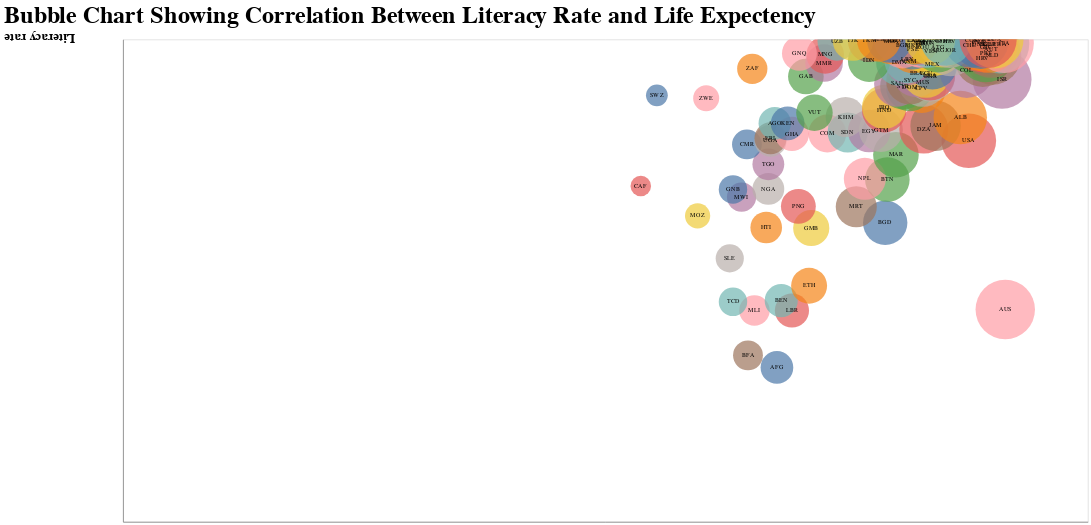

Notebook source saved alongside this figure:
### Markdown cell above
### Bubble chart of country

### Code cell
other_data = other_data.dropna(subset=['Country name', 'Literacy rate (2011)', 'Life expectancy (2011)'])

other_data['Increased life expectancy'] = other_data['Life expectancy (2011)'].apply(lambda x: x**4)

other_data_sorted = other_data.sort_values(by='Literacy rate (2011)', ascending=True)

final_filtered = final[final['Year'] == 2011]

other_data_sorted = pd.merge(other_data_sorted, final_filtered[['Country name', 'ISO3']], on='Country name', how='left')

# other_data_sorted.to_csv('other_data_sorted.csv', index=False)

# Create a bubble chart
chart = alt.Chart(other_data_sorted).mark_circle().encode(
    x=alt.X('Life expectancy (2011):Q', axis=alt.Axis(ticks=False, labels=False, grid=False, title = None)),  # N indicates a nominal (categorical) data type
        y=alt.Y('Literacy rate (2011):Q', axis=alt.Axis(
        ticks=False, 
        labels=False, 
        grid=False, 
        title='Literacy rate',  # Set your title here
        titlePadding=10,  # Adjust the padding to move the title closer or further from the axis
        titleFontSize=16,  # Adjust font size as needed
        titleFont='Helvetica',  # Set the font family
        titleFontWeight='bold',  # Set the font weight
        titleAngle=180,  # Keep the title angle at 0 for horizontal text
        titleAlign='left',  # Align the title text ('left', 'center', 'right')
        titleY=-10,  # Adjust title Y position
        titleX=-60  # Adjust title X position
    )),  # Q indicates a quantitative data type
    size=alt.Size('Increased life expectancy:Q', scale=alt.Scale(domain=(0, 3000000)), legend = None),  # Use life expectancy for bubble sizes
    color=alt.Color('Country name:N', legend=None),  # Optional: color by country
    tooltip=['Country name:N', 'Literacy rate (2011):Q', 'Life expectancy (2011):Q']  # Show details on hover
).properties(
    width=1200,
    height=600,
    title=alt.TitleParams(
        text='Bubble Chart Showing Correlation Between Literacy Rate and Life Expectency', 
        fontSize=30, 
        color='Black', 
#         fontStyle='italic', 
        fontWeight='bold', 
        anchor='start',  # Options: 'start', 'middle', 'end'
        align='left'
    )    
).interactive()


# Create text labels
text_chart = alt.Chart(other_data_sorted).mark_text(align='center', baseline='middle', fontSize=8).encode(
    x='Life expectancy (2011):Q',
    y='Literacy rate (2011):Q',
    text='ISO3:N'
)

combined = chart + text_chart
combined

### Figure 1 — Vega-Lite specification as saved in the notebook (floating-point values rounded to 4 significant figures)
{"usermeta": {"embedOptions": {"theme": "latimes"}}, "config": {"view": {"continuousWidth": 300, "continuousHeight": 300}}, "layer": [{"mark": {"type": "circle"}, "encoding": {"color": {"field": "Country name", "legend": null, "type": "nominal"}, "size": {"field": "Increased life expectancy", "legend": null, "scale": {"domain": [0, 3000000]}, "type": "quantitative"}, "tooltip": [{"field": "Country name", "type": "nominal"}, {"field": "Literacy rate (2011)", "type": "quantitative"}, {"field": "Life expectancy (2011)", "type": "quantitative"}], "x": {"axis": {"grid": false, "labels": false, "ticks": false, "title": null}, "field": "Life expectancy (2011)", "type": "quantitative"}, "y": {"axis": {"grid": false, "labels": false, "ticks": false, "title": "Literacy rate", "titleAlign": "left", "titleAngle": 180, "titleFont": "Helvetica", "titleFontSize": 16, "titleFontWeight": "bold", "titlePadding": 10, "titleX": -60, "titleY": -10}, "field": "Literacy rate (2011)", "type": "quantitative"}}, "name": "view_2", "title": {"text": "Bubble Chart Showing Correlation Between Literacy Rate and Life Expectency", "align": "left", "anchor": "start", "color": "Black", "fontSize": 30, "fontWeight": "bold"}}, {"mark": {"type": "text", "align": "center", "baseline": "middle", "fontSize": 8}, "encoding": {"text": {"field": "ISO3", "type": "nominal"}, "x": {"field": "Life expectancy (2011)", "type": "quantitative"}, "y": {"field": "Literacy rate (2011)", "type": "quantitative"}}}], "data": {"name": "data-0b1ed3277366ffe51ee90968d4183ac4"}, "height": 600, "params": [{"name": "param_2", "select": {"type": "interval", "encodings": ["x", "y"]}, "bind": "scales", "views": ["view_2"]}], "width": 1200, "$schema": "https://vega.github.io/schema/vega-lite/v5.15.1.json", "datasets": {"data-0b1ed3277366ffe51ee90968d4183ac4": [{"Country name": "Afghanistan", "Literacy rate (2011)": 32.0, "Inflation (2021)": 0.525, "Life expectancy (2011)": 61.0, "Increased life expectancy": 13850000.0, "ISO3": "AFG"}, {"Country name": "Burkina Faso", "Literacy rate (2011)": 34.5, "Inflation (2021)": 0.0, "Life expectancy (2011)": 58.3, "Increased life expectancy": 11550000.0, "ISO3": "BFA"}, {"Country name": "Liberia", "Literacy rate (2011)": 43.8, "Inflation (2021)": 9.95, "Life expectancy (2011)": 62.4, "Increased life expectancy": 15160000.0, "ISO3": "LBR"}, {"Country name": "Mali", "Literacy rate (2011)": 43.8, "Inflation (2021)": 2.45, "Life expectancy (2011)": 58.9, "Increased life expectancy": 12040000.0, "ISO3": "MLI"}, {"Country name": "Australia", "Literacy rate (2011)": 44.0, "Inflation (2021)": 2.8, "Life expectancy (2011)": 82.3, "Increased life expectancy": 45880000.0, "ISO3": "AUS"}, {"Country name": "Chad", "Literacy rate (2011)": 45.6, "Inflation (2021)": 7.2, "Life expectancy (2011)": 56.9, "Increased life expectancy": 10480000.0, "ISO3": "TCD"}, {"Country name": "Benin", "Literacy rate (2011)": 45.84, "Inflation (2021)": 0.0, "Life expectancy (2011)": 61.4, "Increased life expectancy": 14210000.0, "ISO3": "BEN"}, {"Country name": "Ethiopia", "Literacy rate (2011)": 48.93, "Inflation (2021)": 21.8, "Life expectancy (2011)": 64.0, "Increased life expectancy": 16780000.0, "ISO3": "ETH"}, {"Country name": "Sierra Leone", "Literacy rate (2011)": 54.6, "Inflation (2021)": 6.69, "Life expectancy (2011)": 56.6, "Increased life expectancy": 10260000.0, "ISO3": "SLE"}, {"Country name": "Gambia", "Literacy rate (2011)": 60.9, "Inflation (2021)": 7.85, "Life expectancy (2011)": 64.2, "Increased life expectancy": 16990000.0, "ISO3": "GMB"}, {"Country name": "Haiti", "Literacy rate (2011)": 61.0, "Inflation (2021)": 19.3, "Life expectancy (2011)": 60.0, "Increased life expectancy": 12960000.0, "ISO3": "HTI"}, {"Country name": "Bangladesh", "Literacy rate (2011)": 62.0, "Inflation (2021)": 4.12, "Life expectancy (2011)": 71.1, "Increased life expectancy": 25560000.0, "ISO3": "BGD"}, {"Country name": "Mozambique", "Literacy rate (2011)": 63.42, "Inflation (2021)": 3.54, "Life expectancy (2011)": 53.6, "Increased life expectancy": 8254000.0, "ISO3": "MOZ"}, {"Country name": "Mauritania", "Literacy rate (2011)": 65.3, "Inflation (2021)": 12.6, "Life expectancy (2011)": 68.4, "Increased life expectancy": 21890000.0, "ISO3": "MRT"}, {"Country name": "Papua New Guinea", "Literacy rate (2011)": 65.4, "Inflation (2021)": 12.7, "Life expectancy (2011)": 63.0, "Increased life expectancy": 15750000.0, "ISO3": "PNG"}, {"Country name": "Malawi", "Literacy rate (2011)": 67.31, "Inflation (2021)": 8.46, "Life expectancy (2011)": 57.7, "Increased life expectancy": 11080000.0, "ISO3": "MWI"}, {"Country name": "Guinea-Bissau", "Literacy rate (2011)": 68.9, "Inflation (2021)": 6.22, "Life expectancy (2011)": 56.9, "Increased life expectancy": 10480000.0, "ISO3": "GNB"}, {"Country name": "Nigeria", "Literacy rate (2011)": 69.0, "Inflation (2021)": 10.0, "Life expectancy (2011)": 60.2, "Increased life expectancy": 13130000.0, "ISO3": "NGA"}, {"Country name": "Central African Republic", "Literacy rate (2011)": 69.6, "Inflation (2021)": 3.27, "Life expectancy (2011)": 48.3, "Increased life expectancy": 5442000.0, "ISO3": "CAF"}, {"Country name": "Bhutan", "Literacy rate (2011)": 70.95, "Inflation (2021)": 4.7, "Life expectancy (2011)": 71.3, "Increased life expectancy": 25840000.0, "ISO3": "BTN"}, {"Country name": "Nepal", "Literacy rate (2011)": 71.1, "Inflation (2021)": 5.51, "Life expectancy (2011)": 69.2, "Increased life expectancy": 22930000.0, "ISO3": "NPL"}, {"Country name": "Togo", "Literacy rate (2011)": 74.1, "Inflation (2021)": 1.66, "Life expectancy (2011)": 60.2, "Increased life expectancy": 13130000.0, "ISO3": "TGO"}, {"Country name": "Morocco", "Literacy rate (2011)": 76.1, "Inflation (2021)": 3.24, "Life expectancy (2011)": 72.1, "Increased life expectancy": 27020000.0, "ISO3": "MAR"}, {"Country name": "Cameroon", "Literacy rate (2011)": 78.23, "Inflation (2021)": 3.36, "Life expectancy (2011)": 58.2, "Increased life expectancy": 11470000.0, "ISO3": "CMR"}, {"Country name": "Uganda", "Literacy rate (2011)": 79.0, "Inflation (2021)": 2.55, "Life expectancy (2011)": 60.4, "Increased life expectancy": 13310000.0, "ISO3": "UGA"}, {"Country name": "United States", "Literacy rate (2011)": 79.0, "Inflation (2021)": 4.49, "Life expectancy (2011)": 78.9, "Increased life expectancy": 38750000.0, "ISO3": "USA"}, {"Country name": "Eritrea", "Literacy rate (2011)": 79.5, "Inflation (2021)": null, "Life expectancy (2011)": 60.4, "Increased life expectancy": 13310000.0, "ISO3": "ERI"}, {"Country name": "Ghana", "Literacy rate (2011)": 80.4, "Inflation (2021)": 11.2, "Life expectancy (2011)": 62.4, "Increased life expectancy": 15160000.0, "ISO3": "GHA"}, {"Country name": "Comoros", "Literacy rate (2011)": 80.5, "Inflation (2021)": 0.05, "Life expectancy (2011)": 65.7, "Increased life expectancy": 18630000.0, "ISO3": "COM"}, {"Country name": "Sudan", "Literacy rate (2011)": 80.7, "Inflation (2021)": 236.0, "Life expectancy (2011)": 67.6, "Increased life expectancy": 20880000.0, "ISO3": "SDN"}, {"Country name": "Egypt", "Literacy rate (2011)": 81.0, "Inflation (2021)": 4.84, "Life expectancy (2011)": 69.6, "Increased life expectancy": 23470000.0, "ISO3": "EGY"}, {"Country name": "Guatemala", "Literacy rate (2011)": 81.2, "Inflation (2021)": 2.75, "Life expectancy (2011)": 70.7, "Increased life expectancy": 24980000.0, "ISO3": "GTM"}, {"Country name": "Algeria", "Literacy rate (2011)": 81.41, "Inflation (2021)": 15.7, "Life expectancy (2011)": 74.7, "Increased life expectancy": 31140000.0, "ISO3": "DZA"}, {"Country name": "Jamaica", "Literacy rate (2011)": 82.1, "Inflation (2021)": 7.43, "Life expectancy (2011)": 75.8, "Increased life expectancy": 33010000.0, "ISO3": "JAM"}, {"Country name": "Angola", "Literacy rate (2011)": 82.6, "Inflation (2021)": 33.6, "Life expectancy (2011)": 60.8, "Increased life expectancy": 13670000.0, "ISO3": "AGO"}, {"Country name": "Kenya", "Literacy rate (2011)": 82.6, "Inflation (2021)": 5.0, "Life expectancy (2011)": 62.0, "Increased life expectancy": 14780000.0, "ISO3": "KEN"}, {"Country name": "Albania", "Literacy rate (2011)": 83.8, "Inflation (2021)": 5.93, "Life expectancy (2011)": 78.1, "Increased life expectancy": 37210000.0, "ISO3": "ALB"}, {"Country name": "Cambodia", "Literacy rate (2011)": 83.91, "Inflation (2021)": 1.229, "Life expectancy (2011)": 67.4, "Increased life expectancy": 20640000.0, "ISO3": "KHM"}, {"Country name": "Vanuatu", "Literacy rate (2011)": 84.8, "Inflation (2021)": 0.0, "Life expectancy (2011)": 64.5, "Increased life expectancy": 17310000.0, "ISO3": "VUT"}, {"Country name": "Honduras", "Literacy rate (2011)": 85.3, "Inflation (2021)": 3.8, "Life expectancy (2011)": 71.0, "Increased life expectancy": 25410000.0, "ISO3": "HND"}, {"Country name": "Iraq", "Literacy rate (2011)": 86.0, "Inflation (2021)": 33.4, "Life expectancy (2011)": 71.0, "Increased life expectancy": 25410000.0, "ISO3": "IRQ"}, {"Country name": "Zimbabwe", "Literacy rate (2011)": 87.8, "Inflation (2021)": 113.0, "Life expectancy (2011)": 54.4, "Increased life expectancy": 8758000.0, "ISO3": "ZWE"}, {"Country name": "Eswatini", "Literacy rate (2011)": 88.4, "Inflation (2021)": 0.0, "Life expectancy (2011)": 49.8, "Increased life expectancy": 6151000.0, "ISO3": "SWZ"}, {"Country name": "Cape Verde", "Literacy rate (2011)": 89.8, "Inflation (2021)": 2.33, "Life expectancy (2011)": 74.5, "Increased life expectancy": 30810000.0, "ISO3": "CPV"}, {"Country name": "Dominican Republic", "Literacy rate (2011)": 90.0, "Inflation (2021)": 7.78, "Life expectancy (2011)": 73.4, "Increased life expectancy": 29030000.0, "ISO3": "DOM"}, {"Country name": "Syria", "Literacy rate (2011)": 90.3, "Inflation (2021)": null, "Life expectancy (2011)": 72.8, "Increased life expectancy": 28090000.0, "ISO3": "SYR"}, {"Country name": "Saudi Arabia", "Literacy rate (2011)": 90.8, "Inflation (2021)": 14.8, "Life expectancy (2011)": 72.2, "Increased life expectancy": 27170000.0, "ISO3": "SAU"}, {"Country name": "Mauritius", "Literacy rate (2011)": 91.1, "Inflation (2021)": 3.32, "Life expectancy (2011)": 74.6, "Increased life expectancy": 30970000.0, "ISO3": "MUS"}, {"Country name": "Seychelles", "Literacy rate (2011)": 91.4, "Inflation (2021)": 2.69, "Life expectancy (2011)": 73.4, "Increased life expectancy": 29030000.0, "ISO3": "SYC"}, {"Country name": "Israel", "Literacy rate (2011)": 91.75, "Inflation (2021)": 2.13, "Life expectancy (2011)": 82.0, "Increased life expectancy": 45210000.0, "ISO3": "ISR"}, {"Country name": "Gabon", "Literacy rate (2011)": 92.3, "Inflation (2021)": 25.3, "Life expectancy (2011)": 63.7, "Increased life expectancy": 16460000.0, "ISO3": "GAB"}, {"Country name": "Bahrain", "Literacy rate (2011)": 92.3, "Inflation (2021)": 9.5, "Life expectancy (2011)": 75.3, "Increased life expectancy": 32150000.0, "ISO3": "BHR"}, {"Country name": "Sri Lanka", "Literacy rate (2011)": 92.5, "Inflation (2021)": 8.06, "Life expectancy (2011)": 75.3, "Increased life expectancy": 32150000.0, "ISO3": "LKA"}, {"Country name": "Brazil", "Literacy rate (2011)": 93.0, "Inflation (2021)": 11.1, "Life expectancy (2011)": 74.0, "Increased life expectancy": 29990000.0, "ISO3": "BRA"}, {"Country name": "Ecuador", "Literacy rate (2011)": 93.0, "Inflation (2021)": 2.58, "Life expectancy (2011)": 74.9, "Increased life expectancy": 31470000.0, "ISO3": "ECU"}, {"Country name": "Colombia", "Literacy rate (2011)": 93.5, "Inflation (2021)": 6.5, "Life expectancy (2011)": 78.7, "Increased life expectancy": 38360000.0, "ISO3": "COL"}, {"Country name": "South Africa", "Literacy rate (2011)": 93.9, "Inflation (2021)": 6.22, "Life expectancy (2011)": 58.7, "Increased life expectancy": 11870000.0, "ISO3": "ZAF"}, {"Country name": "Mexico", "Literacy rate (2011)": 94.8, "Inflation (2021)": 5.16, "Life expectancy (2011)": 75.5, "Increased life expectancy": 32490000.0, "ISO3": "MEX"}, {"Country name": "Myanmar", "Literacy rate (2011)": 95.1, "Inflation (2021)": 4.8, "Life expectancy (2011)": 65.4, "Increased life expectancy": 18290000.0, "ISO3": "MMR"}, {"Country name": "Dominica", "Literacy rate (2011)": 95.17, "Inflation (2021)": 3.03, "Life expectancy (2011)": 72.4, "Increased life expectancy": 27480000.0, "ISO3": "DMA"}, {"Country name": "Vietnam", "Literacy rate (2011)": 95.4, "Inflation (2021)": 2.78, "Life expectancy (2011)": 73.3, "Increased life expectancy": 28870000.0, "ISO3": "VNM"}, {"Country name": "Indonesia", "Literacy rate (2011)": 95.6, "Inflation (2021)": 6.02, "Life expectancy (2011)": 69.6, "Increased life expectancy": 23470000.0, "ISO3": "IDN"}, {"Country name": "Libya", "Literacy rate (2011)": 95.8, "Inflation (2021)": 110.0, "Life expectancy (2011)": 73.2, "Increased life expectancy": 28710000.0, "ISO3": "LBY"}, {"Country name": "Costa Rica", "Literacy rate (2011)": 96.0, "Inflation (2021)": 2.03, "Life expectancy (2011)": 80.2, "Increased life expectancy": 41370000.0, "ISO3": "HRV"}, {"Country name": "Netherlands", "Literacy rate (2011)": 96.6, "Inflation (2021)": 2.52, "Life expectancy (2011)": 81.1, "Increased life expectancy": 43260000.0, "ISO3": "NLD"}, {"Country name": "Mongolia", "Literacy rate (2011)": 96.8, "Inflation (2021)": 14.4, "Life expectancy (2011)": 65.5, "Increased life expectancy": 18410000.0, "ISO3": "MNG"}, {"Country name": "Portugal", "Literacy rate (2011)": 97.0, "Inflation (2021)": 1.4, "Life expectancy (2011)": 80.5, "Increased life expectancy": 41990000.0, "ISO3": "PRT"}, {"Country name": "Equatorial Guinea", "Literacy rate (2011)": 97.1, "Inflation (2021)": 18.2, "Life expectancy (2011)": 63.1, "Increased life expectancy": 15850000.0, "ISO3": "GNQ"}, {"Country name": "Venezuela", "Literacy rate (2011)": 97.5, "Inflation (2021)": null, "Life expectancy (2011)": 75.4, "Increased life expectancy": 32320000.0, "ISO3": "VEN"}, {"Country name": "Argentina", "Literacy rate (2011)": 97.8, "Inflation (2021)": 54.2, "Life expectancy (2011)": 76.0, "Increased life expectancy": 33360000.0, "ISO3": "ARG"}, {"Country name": "Jordan", "Literacy rate (2011)": 97.8, "Inflation (2021)": 1.28, "Life expectancy (2011)": 77.2, "Increased life expectancy": 35520000.0, "ISO3": "JOR"}, {"Country name": "Palestine", "Literacy rate (2011)": 97.9, "Inflation (2021)": 8.48, "Life expectancy (2011)": 73.7, "Increased life expectancy": 29500000.0, "ISO3": "PSE"}, {"Country name": "Austria", "Literacy rate (2011)": 98.0, "Inflation (2021)": 1.98, "Life expectancy (2011)": 81.0, "Increased life expectancy": 43050000.0, "ISO3": "AUT"}, {"Country name": "Romania", "Literacy rate (2011)": 98.3, "Inflation (2021)": 5.42, "Life expectancy (2011)": 74.6, "Increased life expectancy": 30970000.0, "ISO3": "ROU"}, {"Country name": "Greece", "Literacy rate (2011)": 98.4, "Inflation (2021)": 1.29, "Life expectancy (2011)": 80.5, "Increased life expectancy": 41990000.0, "ISO3": "GRC"}, {"Country name": "Antigua and Barbuda", "Literacy rate (2011)": 98.4, "Inflation (2021)": 1.98, "Life expectancy (2011)": 76.0, "Increased life expectancy": 33360000.0, "ISO3": "ATG"}, {"Country name": "North Macedonia", "Literacy rate (2011)": 98.7, "Inflation (2021)": 3.54, "Life expectancy (2011)": 73.7, "Increased life expectancy": 29500000.0, "ISO3": "MKD"}, {"Country name": "Chile", "Literacy rate (2011)": 98.77, "Inflation (2021)": 7.56, "Life expectancy (2011)": 79.0, "Increased life expectancy": 38950000.0, "ISO3": "CHL"}, {"Country name": "Bulgaria", "Literacy rate (2011)": 98.8, "Inflation (2021)": 7.13, "Life expectancy (2011)": 72.7, "Increased life expectancy": 27930000.0, "ISO3": "BGR"}, {"Country name": "Denmark", "Literacy rate (2011)": 99.0, "Inflation (2021)": 2.77, "Life expectancy (2011)": 79.9, "Increased life expectancy": 40760000.0, "ISO3": "DNK"}, {"Country name": "Belgium", "Literacy rate (2011)": 99.0, "Inflation (2021)": 2.93, "Life expectancy (2011)": 80.4, "Increased life expectancy": 41790000.0, "ISO3": "BEL"}, {"Country name": "France", "Literacy rate (2011)": 99.0, "Inflation (2021)": 1.33, "Life expectancy (2011)": 81.8, "Increased life expectancy": 44770000.0, "ISO3": "FRA"}, {"Country name": "United Kingdom", "Literacy rate (2011)": 99.0, "Inflation (2021)": 0.0, "Life expectancy (2011)": 80.8, "Increased life expectancy": 42620000.0, "ISO3": "GBR"}, {"Country name": "Trinidad and Tobago", "Literacy rate (2011)": 99.2, "Inflation (2021)": 17.5, "Life expectancy (2011)": 74.5, "Increased life expectancy": 30810000.0, "ISO3": "TTO"}, {"Country name": "Hungary", "Literacy rate (2011)": 99.2, "Inflation (2021)": 6.3, "Life expectancy (2011)": 75.1, "Increased life expectancy": 31810000.0, "ISO3": "HUN"}, {"Country name": "Italy", "Literacy rate (2011)": 99.2, "Inflation (2021)": 0.5, "Life expectancy (2011)": 82.2, "Increased life expectancy": 45650000.0, "ISO3": "ITA"}, {"Country name": "Serbia", "Literacy rate (2011)": 99.22, "Inflation (2021)": 5.91, "Life expectancy (2011)": 74.3, "Increased life expectancy": 30480000.0, "ISO3": "SRB"}, {"Country name": "Cyprus", "Literacy rate (2011)": 99.3, "Inflation (2021)": 2.87, "Life expectancy (2011)": 79.8, "Increased life expectancy": 40550000.0, "ISO3": "CYP"}, {"Country name": "Montenegro", "Literacy rate (2011)": 99.4, "Inflation (2021)": 5.29, "Life expectancy (2011)": 74.9, "Increased life expectancy": 31470000.0, "ISO3": "MNE"}, {"Country name": "Bosnia and Herzegovina", "Literacy rate (2011)": 99.5, "Inflation (2021)": 4.88, "Life expectancy (2011)": 76.4, "Increased life expectancy": 34070000.0, "ISO3": "BIH"}, {"Country name": "Croatia", "Literacy rate (2011)": 99.5, "Inflation (2021)": 2.03, "Life expectancy (2011)": 77.1, "Increased life expectancy": 35340000.0, "ISO3": "HRV"}, {"Country name": "Moldova", "Literacy rate (2011)": 99.5, "Inflation (2021)": 3.33, "Life expectancy (2011)": 71.7, "Increased life expectancy": 26430000.0, "ISO3": "MDA"}, {"Country name": "Uzbekistan", "Literacy rate (2011)": 99.6, "Inflation (2021)": 13.6, "Life expectancy (2011)": 66.6, "Increased life expectancy": 19670000.0, "ISO3": "UZB"}, {"Country name": "Armenia", "Literacy rate (2011)": 99.7, "Inflation (2021)": 6.87, "Life expectancy (2011)": 74.2, "Increased life expectancy": 30310000.0, "ISO3": "ARM"}, {"Country name": "Lithuania", "Literacy rate (2011)": 99.7, "Inflation (2021)": 6.51, "Life expectancy (2011)": 73.7, "Increased life expectancy": 29500000.0, "ISO3": "LTU"}, {"Country name": "Turkmenistan", "Literacy rate (2011)": 99.7, "Inflation (2021)": null, "Life expectancy (2011)": 69.6, "Increased life expectancy": 23470000.0, "ISO3": "TKM"}, {"Country name": "Slovenia", "Literacy rate (2011)": 99.7, "Inflation (2021)": 2.61, "Life expectancy (2011)": 80.0, "Increased life expectancy": 40960000.0, "ISO3": "SVN"}, {"Country name": "Estonia", "Literacy rate (2011)": 99.8, "Inflation (2021)": 6.0, "Life expectancy (2011)": 76.3, "Increased life expectancy": 33890000.0, "ISO3": "EST"}, {"Country name": "Latvia", "Literacy rate (2011)": 99.8, "Inflation (2021)": 6.88, "Life expectancy (2011)": 73.9, "Increased life expectancy": 29820000.0, "ISO3": "LVA"}, {"Country name": "Tajikistan", "Literacy rate (2011)": 99.8, "Inflation (2021)": 7.88, "Life expectancy (2011)": 68.1, "Increased life expectancy": 21510000.0, "ISO3": "TJK"}, {"Country name": "Georgia", "Literacy rate (2011)": 99.8, "Inflation (2021)": 10.3, "Life expectancy (2011)": 72.2, "Increased life expectancy": 27170000.0, "ISO3": "GEO"}, {"Country name": "Cuba", "Literacy rate (2011)": 99.8, "Inflation (2021)": 402.0, "Life expectancy (2011)": 79.1, "Increased life expectancy": 39150000.0, "ISO3": "CUB"}, {"Country name": "Ukraine", "Literacy rate (2011)": 99.8, "Inflation (2021)": 25.1, "Life expectancy (2011)": 71.5, "Increased life expectancy": 26140000.0, "ISO3": "UKR"}, {"Country name": "China", "Literacy rate (2011)": 99.83, "Inflation (2021)": 4.37, "Life expectancy (2011)": 75.3, "Increased life expectancy": 32150000.0, "ISO3": "CHN"}, {"Country name": "Poland", "Literacy rate (2011)": 99.9, "Inflation (2021)": 5.05, "Life expectancy (2011)": 76.8, "Increased life expectancy": 34790000.0, "ISO3": "POL"}, {"Country name": "Belarus", "Literacy rate (2011)": 99.9, "Inflation (2021)": 13.1, "Life expectancy (2011)": 70.5, "Increased life expectancy": 24700000.0, "ISO3": "BLR"}, {"Country name": "Luxembourg", "Literacy rate (2011)": 100.0, "Inflation (2021)": 6.18, "Life expectancy (2011)": 81.3, "Increased life expectancy": 43690000.0, "ISO3": "LUX"}, {"Country name": "Finland", "Literacy rate (2011)": 100.0, "Inflation (2021)": 2.55, "Life expectancy (2011)": 80.7, "Increased life expectancy": 42410000.0, "ISO3": "FIN"}]}}
